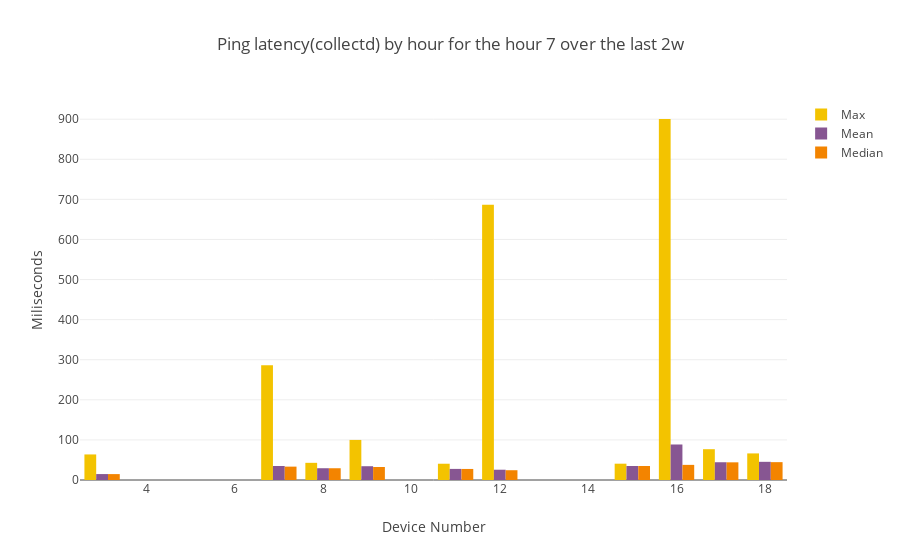

Notebook source saved alongside this figure:
### Code cell
hour=7
subset=by_hour_by_device_p1[by_hour_by_device_p1["hour"]==hour]
combined_bar_plot_3traces(xvalues=subset["SK_PI"],
                         yvalues1=subset["max"],
                         yvalues2=subset["mean"],
                         yvalues3=subset["median"],
                         name1="Max",
                         name2="Mean",
                         name3="Median",
                         title="Ping latency(collectd) by hour for the hour "+str(hour)+" over the last "+time_interval,
                         stack=False)

### Figure 1 — Plotly figure (JSON) as saved in the notebook; plotly's stock layout.template omitted (floating-point values rounded to 4 significant figures)
{"data": [{"marker": {"color": "F3C300"}, "name": "Max", "type": "bar", "x": [3, 7, 8, 9, 11, 12, 15, 16, 17, 18], "y": [63.76, 286.1, 42.86, 99.94, 40.57, 686.8, 40.7, 900.5, 76.82, 66.33]}, {"marker": {"color": "875692"}, "name": "Mean", "type": "bar", "x": [3, 7, 8, 9, 11, 12, 15, 16, 17, 18], "y": [14.79, 34.87, 29.36, 34.36, 27.68, 25.63, 34.96, 88.58, 44.3, 45.34]}, {"marker": {"color": "F38400"}, "name": "Median", "type": "bar", "x": [3, 7, 8, 9, 11, 12, 15, 16, 17, 18], "y": [14.72, 33.36, 29.34, 32.5, 27.56, 24.4, 34.99, 37.73, 44.08, 44.54]}], "layout": {"title": "Ping latency(collectd) by hour for the hour 7 over the last 2w", "xaxis": {"title": "Device Number"}, "yaxis": {"title": "Miliseconds"}}}
